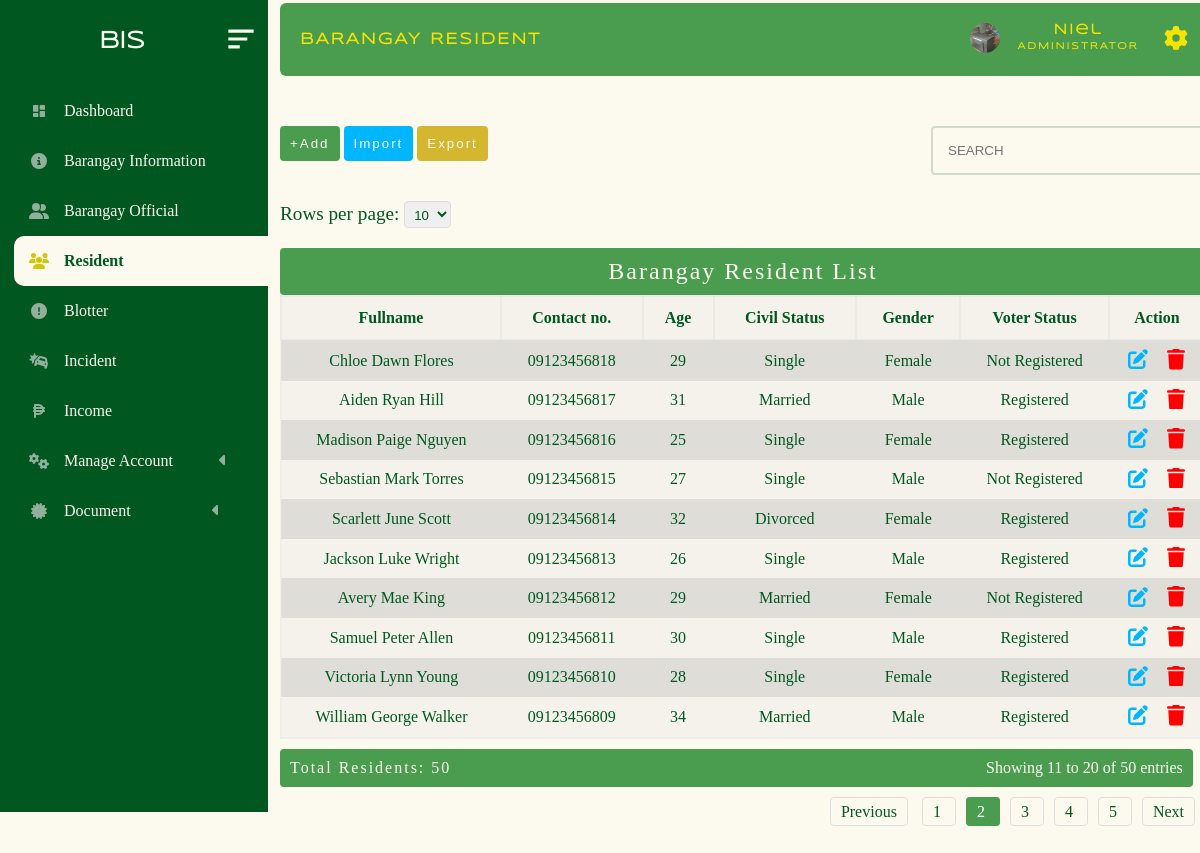
The page /administrator/admin_panel/resident.php?page=2&limit=10 (signed in) on the database its author committed.
### tables this page shows
CREATE TABLE `barangay_resident` (
  `id` bigint(11) NOT NULL,
  `firstname` varchar(200) NOT NULL,
  `middlename` varchar(200) NOT NULL,
  `lastname` varchar(200) NOT NULL,
  `house_no` varchar(200) NOT NULL,
  `place_of_birth` varchar(200) NOT NULL,
  `birthday` date NOT NULL,
  `age` int(200) NOT NULL,
  `civil_status` varchar(200) NOT NULL,
  `gender` varchar(200) NOT NULL,
  `voter_status` varchar(200) NOT NULL,
  `email` varchar(200) NOT NULL,
  `contact_no` varchar(200) NOT NULL,
  `occupation` varchar(200) NOT NULL,
  `citizenship` varchar(200) NOT NULL,
  `sitio_pook` varchar(200) NOT NULL
);

### administrator/admin_panel/brgy_resident_folder/table.php (the view, shortened to what this page needs)
<!DOCTYPE html>
<html lang="en">
<head>
</head>
<body>
<?php
require("../../database/conn_db.php");
$page = isset($_GET['page']) ? max(1, (int)$_GET['page']) : 1;
$limit = isset($_GET['limit']) ? max(1, (int)$_GET['limit']) : 10;
$offset = ($page - 1) * $limit;
$countQuery = "SELECT COUNT(*) AS total FROM barangay_resident";
$countResult = $conn->query($countQuery);
$totalRows = $countResult->fetch_assoc()['total'];
$totalPages = max(1, ceil($totalRows / $limit));
$startRow = ($page - 1) * $limit + 1;
$endRow = min($page * $limit, $totalRows);
$sql = "SELECT * FROM barangay_resident ORDER BY id DESC LIMIT $limit OFFSET $offset";
$result = $conn->query($sql);
if ($result->num_rows > 0) { ?>
    <div class="limit-selector">
        <form method="GET" action="">
            <label for="limit">Rows per page:</label>
            <select name="limit" id="limit" onchange="this.form.submit()">
                <option value="10" <?php if ($limit == 10) echo 'selected'; ?>>10</option>
            </select>
        </form>
    </div>
    <table>
        <caption>Barangay Resident List</caption>
        <tr>
            <th>Fullname</th>
            <th>Contact no.</th>
            <th>Age</th>
            <th>Civil Status</th>
            <th>Gender</th>
            <th>Voter Status</th>
            <th>Action</th>
        </tr>
        <?php while ($row = $result->fetch_assoc()) {
            $firstname = $row["firstname"];
            $middlename = $row["middlename"];
            $lastname = $row["lastname"];
            $age = $row["age"];
            $civil_status = $row["civil_status"];
            $gender = $row["gender"];
            $voter_status = $row["voter_status"];
            $contact_no = $row["contact_no"];
        ?>
        <tr class="table_hover">
            <td><?php echo $firstname . " " . $middlename . " " . $lastname; ?></td>
            <td><?php echo $contact_no; ?></td>
            <td><?php echo $age; ?></td>
            <td><?php echo $civil_status; ?></td>
            <td><?php echo $gender; ?></td>
            <td><?php echo $voter_status; ?></td>
            <td>
                                <div id = "form_up_del_official">
                                       <button  id = "update_official_btn" class = "update_btn" data-id= <?php echo $row ["id"] ?>></button>
                                       <button id = "delete_official_btn" class = "delete_btn" data-id= <?php echo $row ["id"] ?>></button>
                                   </div>
            </td>
        </tr>
        <?php } ?>
    </table>
    <div class="table-footer">
        <div class="total-count">Total Residents: <?php echo $totalRows; ?></div>
        <div class="pagination-info">
            Showing <?php echo $startRow; ?> to <?php echo $endRow; ?> of <?php echo $totalRows; ?> entries
        </div>
    </div>
    <div class="pagination">
        <?php if ($page > 1): ?>
            <a href="?page=<?php echo $page - 1; ?>&limit=<?php echo $limit; ?>">Previous</a>
        <?php endif; ?>
        <?php for ($i = 1; $i <= $totalPages; $i++): ?>
            <a href="?page=<?php echo $i; ?>&limit=<?php echo $limit; ?>" class="<?php echo $i == $page ? 'active' : ''; ?>">
                <?php echo $i; ?>
            </a>
        <?php endfor; ?>
        <?php if ($page < $totalPages): ?>
            <a href="?page=<?php echo $page + 1; ?>&limit=<?php echo $limit; ?>">Next</a>
        <?php endif; ?>
    </div>
<?php }
?>
        <?php include("update_temp.php"); ?>
</body>
</html>

### administrator/admin_panel/style.css/mian.stylecss.css (style rules this page uses)
* { margin: 0px; padding: 0px; box-sizing: content-box; list-style-type: none ; }
html { scroll-behavior: smooth; }
:root { --bg-color: #FCFAEE; --2nd-bg-color:#4A9D4f; --sub-bg-color: #005720 ; --1st-text-color: #005720 ; --2nd-text-color: rgb(53, 53, 53); --3rd-text-color: #FCFAEE; --btn-color: #F5E402; --other-color :rgb(0, 183, 255); }
body { background-color: var(--bg-color); position: relative; min-height: 100%; width: 100%; overflow: scroll; overflow-x: hidden; }

### administrator/admin_panel/style.css/resident_style.css (style rules this page uses)
* { margin: 0px; padding: 0px; box-sizing: content-box; list-style-type: none ; }
:root { --bg-color: #FCFAEE; --2nd-bg-color:#4A9D4f; --sub-bg-color: #005720 ; --1st-text-color: #005720 ; --2nd-text-color: rgb(53, 53, 53); --3rd-text-color: #FCFAEE; --btn-color: #d4b62f; --other-color :rgb(0, 183, 255); }
body { background-color: var(--bg-color); background-repeat: no-repeat; background-size: cover; }
table { border: 2px solid rgba(228, 228, 228, 0.39); margin-left: 40px; margin-top: 20px; background-color: rgba(226, 226, 226, 0.322); width: 77vw; border-collapse: collapse; transition: all 0.5s ease; border-radius:4px; font-family: "sub_text"; color: var(--1st-text-color); }
table td { padding: 5px; text-align: center; }
table th { border: 2px solid rgba(226, 226, 226, 0.562); padding: 12px; }
table tr:nth-child(even) { background-color: #a7a5a548; }
caption { font-size: 2vw; letter-spacing: 2px; background-color: var(--2nd-bg-color); padding-bottom: 10px; padding-top: 10px; color: var(--bg-color); border-radius: 4px; }
.pagination { margin: 0px 0; float: right; margin-right: 0px; padding-bottom: 60px; margin-left: 20px; }
.pagination a { margin: 0 5px; padding: 5px 10px; text-decoration: none; color: var(--1st-text-color); border: 1px solid #ddd; border-radius: 4px; line-height: 50px; }
.pagination a.active { background-color: var(--2nd-bg-color); color: white; border: 1px solid var(--2nd-bg-color); }
.limit-selector { margin-top: 100px; padding-left: 40px; color: #005720; font-family: "sub_text"; transition: all 0.5s ease; font-size: 1.2rem; }
.limit-selector select { padding: 5px; border-radius: 4px; border: 1px solid #ddd; width: max-content; color: #005720; }
#form_up_del_official { display: flex; justify-content:space-evenly ; align-items: center; }
#update_official_btn { color: var(--bg-color); cursor: pointer; padding: 3px 5px 3px 5px; background-color: transparent; border-radius: 4px; font-size: 0.9rem; outline: none; border: none; }
#update_official_btn svg { width: 20px; fill: var(--other-color); }
#delete_official_btn { color: var(--bg-color); cursor: pointer; padding: 3px 5px 3px 5px; background-color: transparent; border-radius: 4px; border: 1px solid rgb(197, 197, 197); outline: none; border: none; font-size: 0.9rem; }
#delete_official_btn svg { width: 18px; fill: red; }

### administrator/admin_panel/brgy_resident_folder/import_temp.php (style rules this page uses)
* { margin: 0px; padding: 0px; box-sizing: content-box; list-style-type: none; }
:root { --bg-color: #FCFAEE; --2nd-bg-color: #4A9D4f; --sub-bg-color: #005720; --1st-text-color: #005720; --2nd-text-color: rgb(53, 53, 53); --3rd-text-color: #FCFAEE; --btn-color: #d4b62f; --other-color: rgb(0, 183, 255); }

### administrator/admin_panel/brgy_resident_folder/table.php (style rules this page uses)
.table-footer { display: flex; justify-content: space-between; margin-top: 10px; padding: 10px; margin-left:40px; background-color:#4A9D4f; border-radius: 4px; width: 93%; }
.total-count { font-weight: 400; color:#FCFAEE; font-family:"sub_text"; letter-spacing:2px; }
.pagination-info { color: #666; color:#FCFAEE; font-family:"sub_text"; }

### administrator/admin_panel/brgy_resident_folder/update_temp.php (style rules this page uses)
* { margin: 0px; padding: 0px; box-sizing: content-box; list-style-type: none ; }
:root { --bg-color: #FCFAEE; --2nd-bg-color:#4A9D4f; --sub-bg-color: #005720 ; --1st-text-color: #005720 ; --2nd-text-color: rgb(53, 53, 53); --3rd-text-color: #FCFAEE; --btn-color: #d4b62f; --other-color :rgb(0, 183, 255); }
.main_container .form .item-form3 input,select { height:15px; width: 13vw; margin-top: 5px; padding: 10px 0px 10px 10px; border-radius: 4px; border: none; color: var(--sub-bg-color); }

### rows shown on the page
barangay_resident: firstname "Chloe", middlename "Dawn", lastname "Flores", contact_no "09123456818", age "29", civil_status "Single", gender "Female", voter_status "Not Registered"
barangay_resident: firstname "Aiden", middlename "Ryan", lastname "Hill", contact_no "09123456817", age "31", civil_status "Married", gender "Male", voter_status "Registered"
barangay_resident: firstname "Madison", middlename "Paige", lastname "Nguyen", contact_no "09123456816", age "25", civil_status "Single", gender "Female", voter_status "Registered"
barangay_resident: firstname "Sebastian", middlename "Mark", lastname "Torres", contact_no "09123456815", age "27", civil_status "Single", gender "Male", voter_status "Not Registered"
barangay_resident: firstname "Scarlett", middlename "June", lastname "Scott", contact_no "09123456814", age "32", civil_status "Divorced", gender "Female", voter_status "Registered"
barangay_resident: firstname "Jackson", middlename "Luke", lastname "Wright", contact_no "09123456813", age "26", civil_status "Single", gender "Male", voter_status "Registered"
barangay_resident: firstname "Avery", middlename "Mae", lastname "King", contact_no "09123456812", age "29", civil_status "Married", gender "Female", voter_status "Not Registered"
barangay_resident: firstname "Samuel", middlename "Peter", lastname "Allen", contact_no "09123456811", age "30", civil_status "Single", gender "Male", voter_status "Registered"
barangay_resident: firstname "Victoria", middlename "Lynn", lastname "Young", contact_no "09123456810", age "28", civil_status "Single", gender "Female", voter_status "Registered"
barangay_resident: firstname "William", middlename "George", lastname "Walker", contact_no "09123456809", age "34", civil_status "Married", gender "Male", voter_status "Registered"

### other values the page prints
$totalRows "50"
$startRow "11"
$endRow "20"
